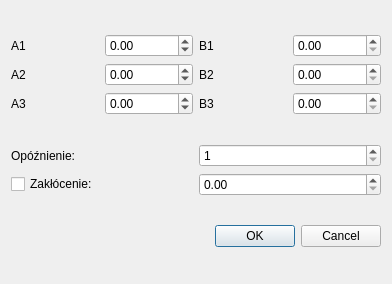
<?xml version="1.0" encoding="UTF-8"?>
<ui version="4.0">
 <class>ModelDialog</class>
 <widget class="QDialog" name="ModelDialog">
  <property name="geometry">
   <rect>
    <x>0</x>
    <y>0</y>
    <width>392</width>
    <height>284</height>
   </rect>
  </property>
  <property name="windowTitle">
   <string>Dialog</string>
  </property>
  <layout class="QVBoxLayout" name="verticalLayout_6">
   <item>
    <layout class="QHBoxLayout" name="horizontalLayout">
     <item>
      <layout class="QVBoxLayout" name="verticalLayout">
       <item>
        <widget class="QLabel" name="labelA1">
         <property name="text">
          <string>A1</string>
         </property>
        </widget>
       </item>
       <item>
        <widget class="QLabel" name="labelA2">
         <property name="text">
          <string>A2</string>
         </property>
        </widget>
       </item>
       <item>
        <widget class="QLabel" name="labelA3">
         <property name="text">
          <string>A3</string>
         </property>
        </widget>
       </item>
      </layout>
     </item>
     <item>
      <layout class="QVBoxLayout" name="verticalLayout_3">
       <item>
        <widget class="QDoubleSpinBox" name="spinBoxA1">
         <property name="minimum">
          <double>-10.000000000000000</double>
         </property>
         <property name="maximum">
          <double>10.000000000000000</double>
         </property>
         <property name="singleStep">
          <double>0.050000000000000</double>
         </property>
        </widget>
       </item>
       <item>
        <widget class="QDoubleSpinBox" name="spinBoxA2">
         <property name="minimum">
          <double>-10.000000000000000</double>
         </property>
         <property name="maximum">
          <double>10.000000000000000</double>
         </property>
         <property name="singleStep">
          <double>0.050000000000000</double>
         </property>
        </widget>
       </item>
       <item>
        <widget class="QDoubleSpinBox" name="spinBoxA3">
         <property name="minimum">
          <double>-10.000000000000000</double>
         </property>
         <property name="maximum">
          <double>10.000000000000000</double>
         </property>
         <property name="singleStep">
          <double>0.050000000000000</double>
         </property>
        </widget>
       </item>
      </layout>
     </item>
     <item>
      <layout class="QVBoxLayout" name="verticalLayout_2">
       <item>
        <widget class="QLabel" name="labelB1">
         <property name="text">
          <string>B1</string>
         </property>
        </widget>
       </item>
       <item>
        <widget class="QLabel" name="labelB2">
         <property name="text">
          <string>B2</string>
         </property>
        </widget>
       </item>
       <item>
        <widget class="QLabel" name="labelB3">
         <property name="text">
          <string>B3</string>
         </property>
        </widget>
       </item>
      </layout>
     </item>
     <item>
      <layout class="QVBoxLayout" name="verticalLayout_4">
       <item>
        <widget class="QDoubleSpinBox" name="spinBoxB1">
         <property name="singleStep">
          <double>0.050000000000000</double>
         </property>
        </widget>
       </item>
       <item>
        <widget class="QDoubleSpinBox" name="spinBoxB2">
         <property name="singleStep">
          <double>0.050000000000000</double>
         </property>
        </widget>
       </item>
       <item>
        <widget class="QDoubleSpinBox" name="spinBoxB3">
         <property name="singleStep">
          <double>0.050000000000000</double>
         </property>
        </widget>
       </item>
      </layout>
     </item>
    </layout>
   </item>
   <item>
    <layout class="QVBoxLayout" name="verticalLayout_5">
     <item>
      <layout class="QHBoxLayout" name="horizontalLayout_2">
       <item>
        <widget class="QLabel" name="labelOpoznienie">
         <property name="text">
          <string>Opóźnienie:</string>
         </property>
        </widget>
       </item>
       <item>
        <widget class="QSpinBox" name="spinBoxOpoznienie">
         <property name="minimum">
          <number>1</number>
         </property>
         <property name="maximum">
          <number>100</number>
         </property>
        </widget>
       </item>
      </layout>
     </item>
     <item>
      <layout class="QHBoxLayout" name="horizontalLayout_3">
       <item>
        <widget class="QCheckBox" name="checkBoxZaklocenie">
         <property name="text">
          <string>Zakłócenie:</string>
         </property>
        </widget>
       </item>
       <item>
        <widget class="QDoubleSpinBox" name="doubleSpinBoxZaklocenie">
         <property name="maximum">
          <double>1.000000000000000</double>
         </property>
         <property name="singleStep">
          <double>0.010000000000000</double>
         </property>
        </widget>
       </item>
      </layout>
     </item>
    </layout>
   </item>
   <item>
    <widget class="QDialogButtonBox" name="buttonBox">
     <property name="orientation">
      <enum>Qt::Orientation::Horizontal</enum>
     </property>
     <property name="standardButtons">
      <set>QDialogButtonBox::StandardButton::Cancel|QDialogButtonBox::StandardButton::Ok</set>
     </property>
    </widget>
   </item>
  </layout>
 </widget>
 <resources/>
 <connections>
  <connection>
   <sender>buttonBox</sender>
   <signal>accepted()</signal>
   <receiver>ModelDialog</receiver>
   <slot>accept()</slot>
   <hints>
    <hint type="sourcelabel">
     <x>248</x>
     <y>254</y>
    </hint>
    <hint type="destinationlabel">
     <x>157</x>
     <y>274</y>
    </hint>
   </hints>
  </connection>
  <connection>
   <sender>buttonBox</sender>
   <signal>rejected()</signal>
   <receiver>ModelDialog</receiver>
   <slot>reject()</slot>
   <hints>
    <hint type="sourcelabel">
     <x>316</x>
     <y>260</y>
    </hint>
    <hint type="destinationlabel">
     <x>286</x>
     <y>274</y>
    </hint>
   </hints>
  </connection>
 </connections>
</ui>
